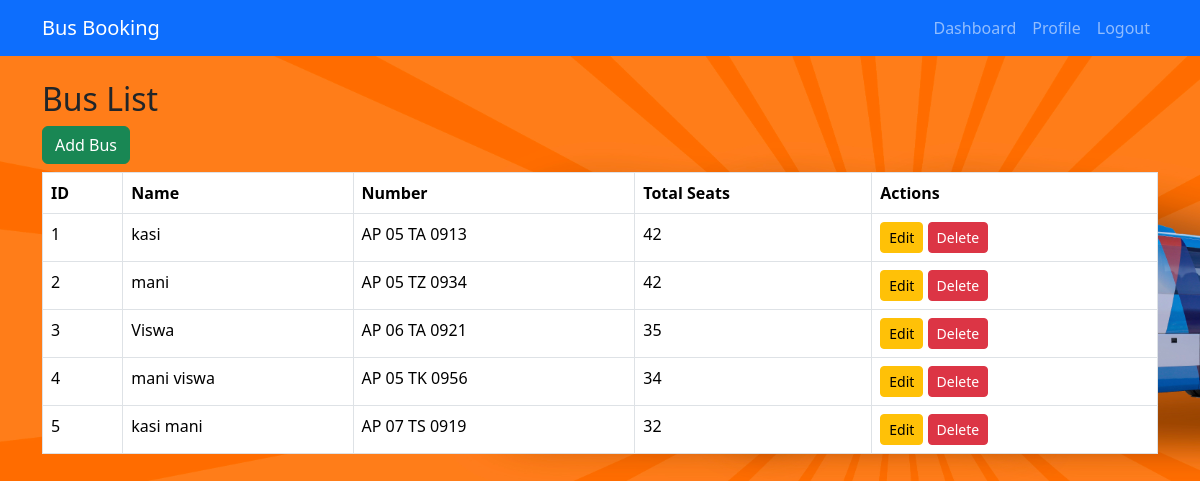
Page /buses/ (signed in) on the committed database.
### core/models.py (models this page shows, shortened)
class Bus(models.Model):
    bus_name = models.CharField(max_length=100)
    bus_number = models.CharField(max_length=20)
    total_seats = models.IntegerField()

### core/views.py (the view)
# urls.py: path('buses/', views.bus_list, name='bus_list'),
@staff_member_required
def bus_list(request):
    buses = Bus.objects.all()
    return render(request, 'bus_list.html', {'buses': buses})

### core/templates/bus_list.html
{% extends 'base.html' %}
{% block content %}
<h2>Bus List</h2>
<a href="/buses/add/" class="btn btn-success mb-2">Add Bus</a>
<table class="table table-bordered">
    <thead><tr><th>ID</th><th>Name</th><th>Number</th><th>Total Seats</th><th>Actions</th></tr></thead>
    <tbody>
        {% for bus in buses %}
        <tr>
            <td>{{ bus.id }}</td>
            <td>{{ bus.bus_name }}</td>
            <td>{{ bus.bus_number }}</td>
            <td>{{ bus.total_seats }}</td>
            <td>
                <a href="/buses/{{ bus.id }}/edit/" class="btn btn-warning btn-sm">Edit</a>
                <a href="/buses/{{ bus.id }}/delete/" class="btn btn-danger btn-sm">Delete</a>
            </td>
        </tr>
        {% endfor %}
    </tbody>
</table>
{% endblock %}

### rows in the picture
Bus: id "1", bus_name "kasi", bus_number "AP 05 TA 0913", total_seats "42"
Bus: id "2", bus_name "mani", bus_number "AP 05 TZ 0934", total_seats "42"
Bus: id "3", bus_name "Viswa", bus_number "AP 06 TA 0921", total_seats "35"
Bus: id "4", bus_name "mani viswa", bus_number "AP 05 TK 0956", total_seats "34"
Bus: id "5", bus_name "kasi mani", bus_number "AP 07 TS 0919", total_seats "32"
